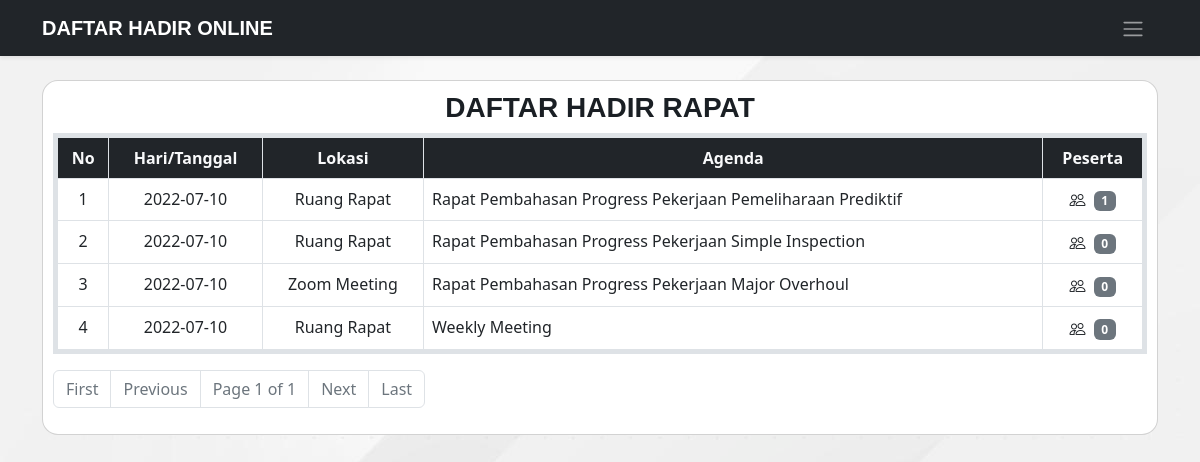
The page /daftar-hadir/1 on the database as committed earlier.
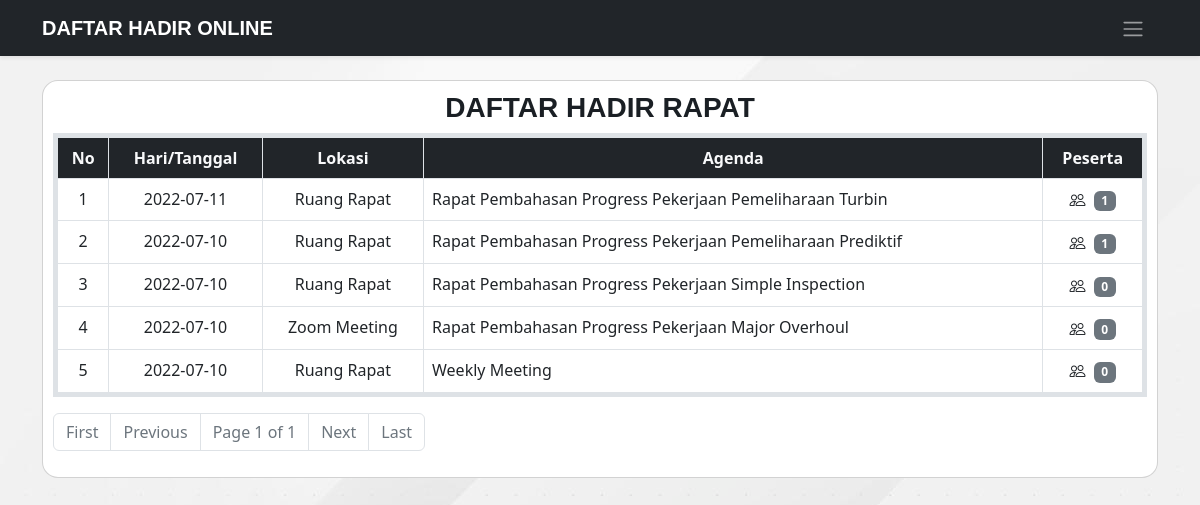
The same page on the database as committed later.
### app/models/agenda.py (models this page shows, shortened)
class Agenda(db.Model):
    id = db.Column(db.Integer, primary_key=True, autoincrement=True)
    tanggal = db.Column(db.String(30), nullable=False)
    waktu = db.Column(db.String(10), nullable=False)
    tempat = db.Column(db.String(80), nullable=False)
    link = db.Column(db.String(250), nullable=True)
    agenda = db.Column(db.String(150), nullable=False)
    absens = db.relationship('Absen', backref='agenda', cascade="all, delete-orphan")

### app/routes.py (the view)
@app.route('/daftar-hadir/<int:page_num>')
def daftar_hadir(page_num):
    rapat_all = Agenda.query.order_by(desc('tanggal')).paginate(per_page=10, page=page_num, error_out=True)
    return render_template('pages/daftar-hadir.html', title='Daftar Hadir Rapat', rapats=rapat_all)

### app/templates/pages/daftar-hadir.html (shortened to what this page needs)
{% extends 'layouts/base.html' %}  {% block content %}
<main class="container daftar-hadir">
  <div class="row">
    <div class="col-12">
      <div class="card text-center rounded-4">
        <h3 class="fw-bolder">DAFTAR HADIR RAPAT</h3>
        <table class="table table-bordered text-center border border-5">
          <thead class="bg-dark">
            <tr class="text-light">
              <th scope="col">No</th>
              <th scope="col">Hari/Tanggal</th>
              <th scope="col">Lokasi</th>
              <th scope="col">Agenda</th>
              <th scope="col">Peserta</th>
            </tr>
          </thead>
          <tbody>
            {% for rapat in rapats.items %}
            <tr>
              <td>{{loop.index}}</td>
              <td>{{rapat.tanggal}}</td>
              <td>{{rapat.tempat}}</td>
              <td class="text-start">{{rapat.agenda}}</td>
              <td>
                {% if rapat.absens|length == 0 %}
                <button class="btn" onclick="showAlert()"><i class="bi-people"></i><span class="badge text-bg-secondary ms-2">{{rapat.absens|length}}</span></button>
                {% else %}
                <a class="btn" href="{{ url_for('peserta_rapat', agenda_id=rapat.id, page_num=1 ) }}"><i class="bi-people"></i><span class="badge text-bg-secondary ms-2">{{rapat.absens|length}}</span></a>
                {% endif %}
              </td>
            </tr>
            {% endfor %}
          </tbody>
        </table>
        <nav aria-label="Page navigation example">
          <ul class="pagination">
            {% if rapats.page != 1 %}
            <li class="page-item"><a class="page-link" href="{{ url_for('daftar_hadir', page_num=1 ) }}">First</a></li>
            {% else %}
            <li class="page-item disabled"><span class="page-link">First</span></li>
            {% endif %} {% if rapats.has_prev %}
            <li class="page-item"><a class="page-link" href="{{ url_for('daftar_hadir', page_num=rapats.prev_num ) }}">Previous</a></li>
            {% else %}
            <li class="page-item disabled"><span class="page-link">Previous</span></li>
            {% endif %}
            <li class="page-item disabled"><span class="page-link">Page {{rapats.page}} of {{rapats.pages}}</span></li>
            {% if rapats.has_next %}
            <li class="page-item"><a class="page-link" href="{{ url_for('daftar_hadir', page_num=rapats.next_num ) }}">Next</a></li>
            {% else %}
            <li class="page-item disabled"><span class="page-link">Next</span></li>
            {% endif %} {% if rapats.has_next %}
            <li class="page-item"><a class="page-link" href="{{ url_for('daftar_hadir', page_num=rapats.pages ) }}">Last</a></li>
            {% else %}
            <li class="page-item disabled"><span class="page-link">Last</span></li>
            {% endif %}
          </ul>
        </nav>
      </div>
    </div>
  </div>
</main>
{% endblock %}

### app/templates/layouts/base.html (shortened to what this page needs)
<!DOCTYPE html>
<html lang="en">
  <head>
    {% include 'includes/styles.html' %}{% block title %} {% endblock %}
  </head>
  <body>
    {% include 'includes/navbar.html' %}{% block content %} {% endblock %} {% include 'includes/scripts.html' %}
  </body>
</html>

### app/templates/includes/styles.html (shortened to what this page needs)
<link href="https://cdn.jsdelivr.net/npm/bootstrap@5.2.0-beta1/dist/css/bootstrap.min.css" rel="stylesheet" />
<link rel="stylesheet" href="https://cdn.jsdelivr.net/npm/bootstrap-icons@1.8.2/font/bootstrap-icons.css" />
<link rel="stylesheet" href="{{ url_for('static', filename='css/style.css' ) }}" />
<link rel="stylesheet" href="{{ url_for('static', filename='css/variables.css' ) }}" />

### app/templates/includes/navbar.html (shortened to what this page needs)
<header class="fixed-top">
  <div class="navbar navbar-dark bg-dark shadow-sm">
    <div class="container">
      <a href="/" class="navbar-brand d-flex align-items-center">
        <strong>DAFTAR HADIR ONLINE</strong>
      </a>
      {% if current_user.name %}
      <button class="btn" data-bs-toggle="offcanvas" data-bs-target="#needlogin" aria-controls="offcanvasRight">
        <span class="navbar-toggler-icon"></span>
      </button>
      {% else %}
      <button class="btn" data-bs-toggle="offcanvas" data-bs-target="#notlogin" aria-controls="offcanvasRight">
        <span class="navbar-toggler-icon"></span>
      </button>
      {% endif %}
    </div>
  </div>
</header>

### app/static/css/style.css (style rules this page uses)
:root { scroll-behavior: smooth; }
h1, h2, h3, h4, h5, h6, p, a { font-family: var(--font-primary); color: var(--color-text); }
body { background-image: url("../img/background.jpg"); padding-top: 5rem; }
.daftar-hadir .card { padding: 10px; }
.daftar-hadir .btn { background: none; color: inherit; border: none; padding: 0; font: inherit; cursor: pointer; outline: inherit; }

### app/static/css/variables.css (style rules this page uses)
:root { --font-default: "Open Sans", system-ui, -apple-system, "Segoe UI", Roboto, "Helvetica Neue", Arial, "Noto Sans", "Liberation Sans", sans-serif, "Apple Color Emoji", "Segoe UI Emoji", "Segoe UI Symbol", "Noto Color Emoji"; --font-primary: "Source Sans Pro", sans-serif; --font-secondary: "Poppins", sans-serif; --color-bg: #fff; --color-text: #1a1f24; --color-text2: #adb5bd; --color-btn: #ee2110; --color-btn-hover: #ee2210d5; --color-btn2: #4a0e03; --color-btn2-hover: #4a0e03d5; }

Rows that differ between the two databases and show on the page:
added Agenda: tanggal "2022-07-11", tempat "Ruang Rapat", agenda "Rapat Pembahasan Progress Pekerjaan Pemeliharaan Turbin", absens|length "1"
